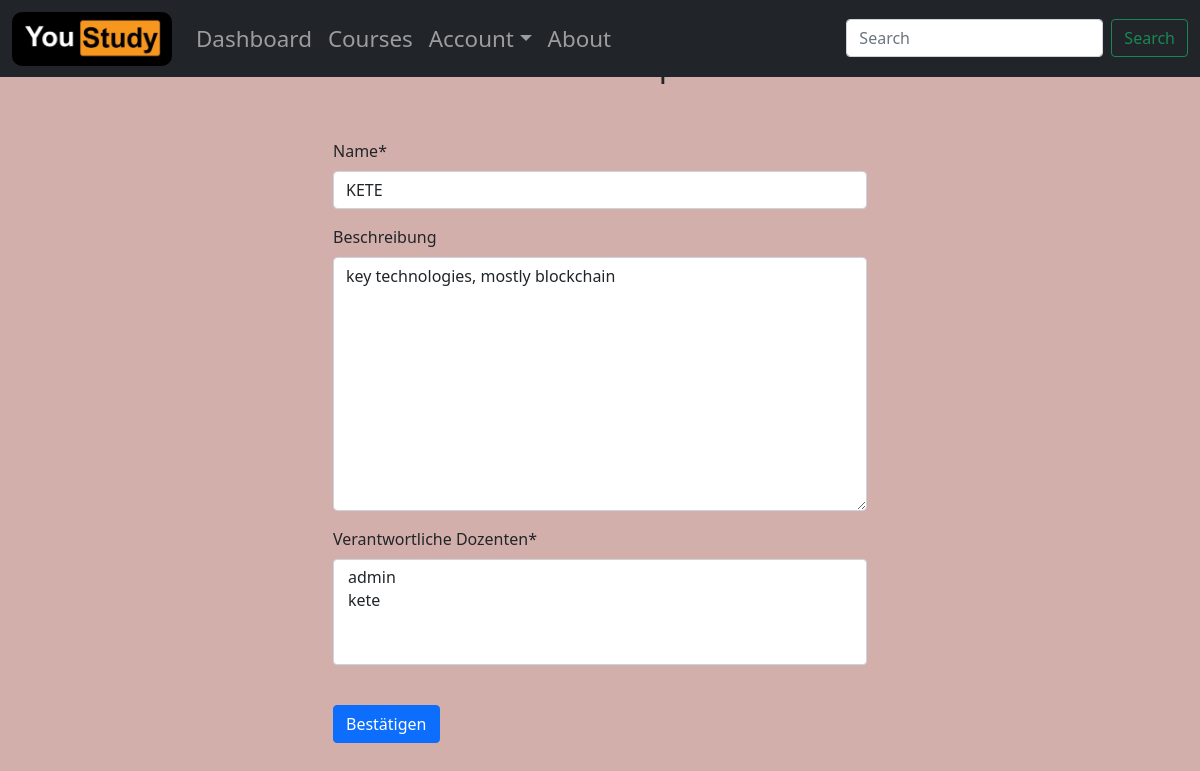
Before: /courses/2/update (signed in) with the older database file.
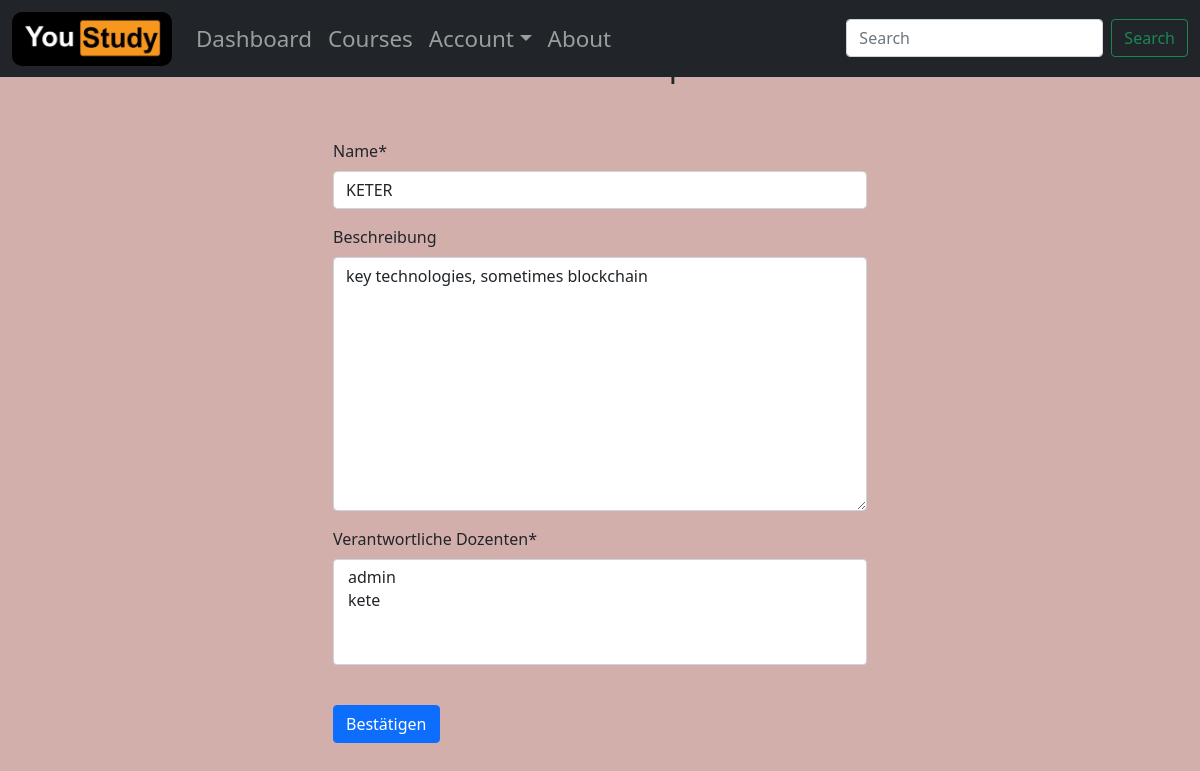
After: the same page with the newer database file.
### course/models.py (models this page shows)
class Course(models.Model):
    name = models.CharField(max_length=256, unique=True)
    description = models.TextField(null=True, blank=True, max_length=2048, verbose_name="Beschreibung")
    tags = TaggableManager(blank=True)
    date_created = models.DateTimeField(auto_now_add=True, verbose_name="Erstellt am")
    date_modified = models.DateTimeField(auto_now_add=True, verbose_name="Angepasst am")
    created_by = models.ForeignKey(Profile, on_delete=models.DO_NOTHING, related_name="course_created_by", verbose_name="erstellt von")
    responsible_teachers = models.ManyToManyField(Profile, through="CourseResponsibleTeachers", related_name="course_responsible_teacher", verbose_name="Verantwortliche Dozenten")
    subscribed_students = models.ManyToManyField(Profile, through="CourseSubscribedStudents", related_name="course_subscribed_students", verbose_name="Eingeschriebene Studenten")

### course/views.py (the view)
# urls.py: path("<int:course_id>/update", views.update, name="courses_update"),
@login_required
def update(request, course_id):
    obj = get_object_or_404(Course, id=course_id)
    form = CourseForm(request.POST or None, instance=obj)
    if form.is_valid():
        obj = form.save(commit=False)
        obj.save()
        messages.success(request, "Modul erfolgreich angepasst.")
        context = {'course_form': form}
        return redirect(courses)
    else:
        context = {'course_form': form,
                   'course': obj,
                   'error': 'Fehler beim Anpassen des Moduls.'}
        return render(request, template_name="update.html", context=context)

### course/forms.py
class CourseForm(forms.ModelForm):
    class Meta:
        model = Course
        fields = ("name", "description", "responsible_teachers", "tags")

### base/models.py (called while the page is built)
    def __str__(self):
        if self.user.first_name or self.user.last_name:
            full_name = self.user.first_name + " " + self.user.last_name
            return f"{self.user.username} ({full_name})"
        return f"{self.user.username}"

### course/templates/update.html (shortened to what this page needs)
{% extends "base/base.html" %}
{% block content %}
{% load crispy_forms_tags %}
<div class="container pt-1">
 <div class="py-5 text-center">
  <h2>Modul {{ course.name }} anpassen</h2>
  </div>
 <div class="row g-5 justify-content-md-center">
  <div class="col-sm-6">
  <form method="post" enctype="multipart/form-data">
   {{ course_form|crispy }}
  <button class="btn btn-primary my-4" type="submit">Bestätigen</button>
  </form>
   </div>
 </div>
 </div>
{% endblock %}

Changed rows visible on the page:
changed Course: name "KETE" → "KETER"; description "key technologies, mostly blockchain" → "key technologies, sometimes blockchain"
